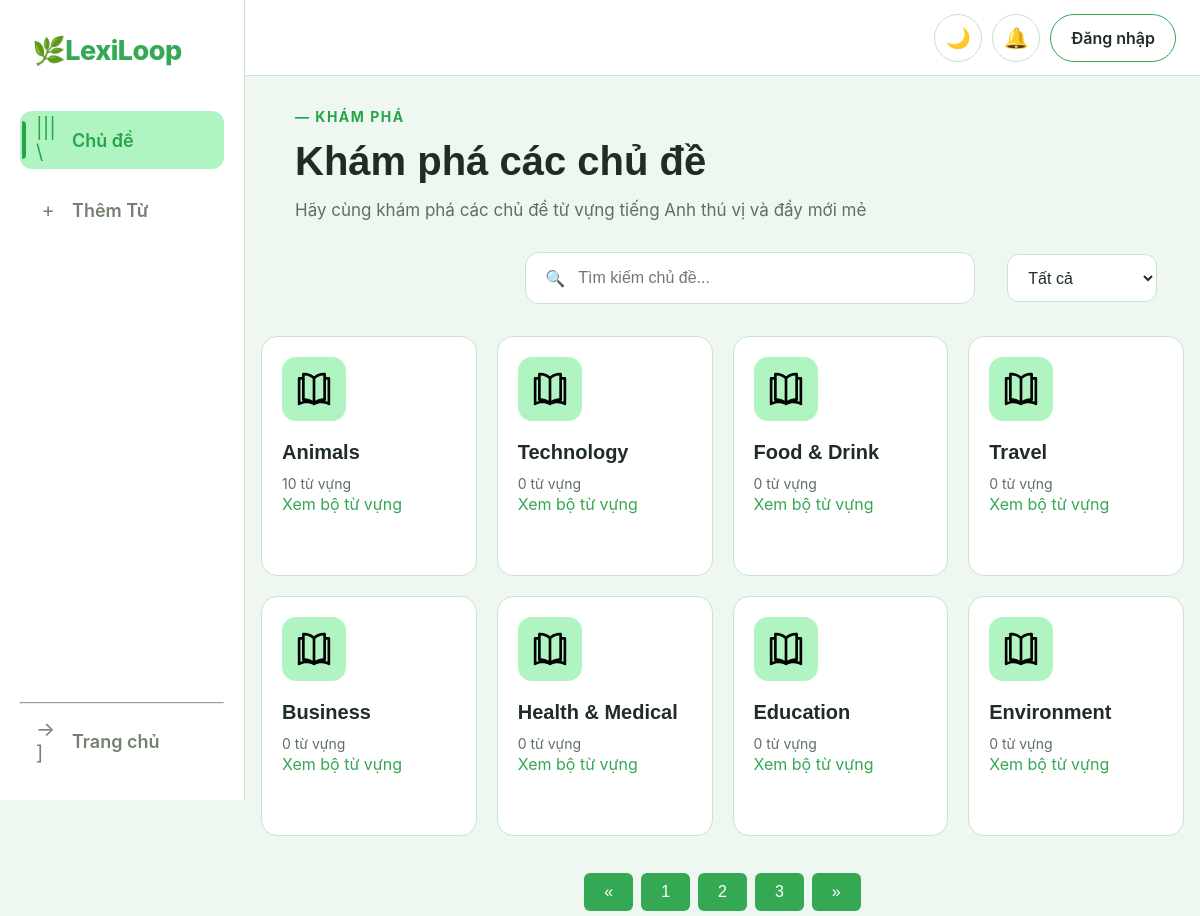
The app's page /pages/main/B_DanhSachChuDe.php with its own data.
### tables this page shows
CREATE TABLE `Topics` (
    `topicID` int NOT NULL,
    `topicName` varchar(100) NOT NULL,
    `topicDescription` text,
    `category` varchar(20) NOT NULL DEFAULT 'common',
    `created_by` int DEFAULT NULL,
    `topicCreated_at` datetime DEFAULT CURRENT_TIMESTAMP
);

### pages/main/B_DanhSachChuDe.php (the view, shortened to what this page needs)
<?php
require_once '../../Connect.php';
$sql = "SELECT
        t.topicID,
        t.topicName,
        t.topicDescription,
        t.category,
        COUNT(v.id) AS word_count
    FROM Topics t
    LEFT JOIN vocabulary v
        ON t.topicID = v.topic_id
    GROUP BY
        t.topicID,
        t.topicName,
        t.topicDescription,
        t.category
    ORDER BY t.topicID ASC
";
$result = mysqli_query($link, $sql);
?>
<!DOCTYPE html>
<html lang="vi">
<head>
    <link rel="stylesheet" type="text/css" href="../../CSS/Style.css">
    <link rel="stylesheet" type="text/css" href="../../CSS/B_DanhSachChuDe.css">
    <link rel="stylesheet" type="text/css" href="../../CSS/responsive.css">
</head>
<body>
    <aside class="sidebar">
        <div class="sidebar-logo">
            <a href="B_DanhSachChuDe.html" class="logo">
                🌿LexiLoop
            </a>
        </div>
        <nav class="sidebar-nav">
            <a href="./B_DanhSachChuDe.php" class="sidebar-link active">
                <span class="icon">|||\</span> Chủ đề
            </a>
            <a href="#" class="sidebar-link">
                <span class="icon">+</span> Thêm Từ
            </a>
            <div class="sidebar-bottom">
                <hr class="">
                <a href="./B_homepage.html" class="sidebar-link">
                    <span class="icon">→]</span> Trang chủ
                </a>
            </div>
        </nav>
    </aside>
    <main class="page-content">
        <header class="top-header">
            <div class="top-header-act">
                <button type="button" class="top-header-btn" aria-label="Chế độ sáng tối">🌙</button>
                <button type="button" class="top-header-btn" aria-label="Thông báo">🔔</button>
                <a href="../auth/A_DangNhap.php" class="login-btn">
                    Đăng nhập
                </a>
            </div>
        </header>
        <section class="topics-header">
            <div class="topics-header-content">
                <span class="topics-eyebrow">
                    — KHÁM PHÁ
                </span>
                <h1>Khám phá các chủ đề </h1>
                <p>
                    Hãy cùng khám phá các chủ đề từ vựng tiếng Anh thú vị và đầy mới mẻ
                </p>
            </div>
            <div class="topics-toolbar">
                <div class="topics-search">
                    <span class="search-icon" aria-hidden="true">🔍</span>
                    <input type="search" id="topic-search" name="topic-search" class="search-input"
                        placeholder="Tìm kiếm chủ đề...">
                </div>
                <div class="topic-filter">
                    <select id="topic-filter" name="topic-filter">
                        <option value="all">Tất cả</option>
                    </select>
                </div>
            </div>
        </section>
        <section class="topic-section">
            <div class="topic-list">
                <?php while ($topic = mysqli_fetch_assoc($result)): ?>
                    <article
                        class="topic-card"
                        data-category="<?= htmlspecialchars($topic['category']) ?>">
                        <div class="topic-icon">
                            <img
                                src="../../assets/icons/book-open-svgrepo-com.svg"
                                alt="book">
                        </div>
                        <div class="topic-content">
                            <h3 class="topic-title">
                                <?= htmlspecialchars($topic['topicName']) ?>
                            </h3>
                            <p class="topic-count">
                                <?= $topic['word_count'] ?> từ vựng
                            </p>
                            <a href="./B_DanhSachTuVung.php?topicID=<?= $topic['topicID'] ?>">
                                Xem bộ từ vựng
                            </a>
                        </div>
                    </article>
                <?php endwhile; ?>
            </div>
            <nav class="pagination" aria-label="Phân trang danh sách chủ đề">
            </nav>
        </section>
    </main>
</body>
</html>

### CSS/Style.css (style rules this page uses)
*, *::before, *::after { box-sizing: border-box; }
:root { --color-primary: #35A853; --color-primary-dark: #24a547; --color-primary-light: #b0f5c1; --color-background: #EEF8F1; --color-surface: #FFFFFF; --color-text: #1F2D24; --color-text-muted: #5F6F65; --color-border: #C9E3D0; --color-white: #FFFFFF; }
h1 { font-family: Arial, sans-serif; font-size: 42px; font-weight: 700; line-height: 1.2; color: var(--color-text); }
h3 { font-family: Arial, sans-serif; font-size: 24px; font-weight: 600; line-height: 1.3; color: var(--color-text); }
p { margin: 0; font-size: 16px; line-height: 1.6; color: var(--color-text-muted); }
a { text-decoration:none; color: var(--color-primary); }
body { margin: 0 ; padding: 0 ; background-color: var(--color-background); color: var(--color-text); font-family: -apple-system, BlinkMacSystemFont, "Segoe UI", Roboto, sans-serif; }
button { margin-top: 5px; margin-bottom: 5px; padding: 10px 20px; border: none; border-radius: 6px; background-color: var(--color-primary); color: var(--color-white); font-size: 16px; cursor: pointer; }

### CSS/responsive.css (style rules this page uses)
*, *::before, *::after { box-sizing: border-box; }
img, svg, video, canvas { max-width: 100%; height: auto; }
.flex-item, .main-content, .page-content, .content-area, [class*="_NoiDung"], [class*="_Panel"] { min-width: 0; }
p, h1, h2, h3, h4, a, button, label, td, th { overflow-wrap: anywhere; }

### records on screen
topics: topicName "Animals", word_count "10"
topics: topicName "Technology", word_count "0"
topics: topicName "Food & Drink", word_count "0"
topics: topicName "Travel", word_count "0"
topics: topicName "Business", word_count "0"
topics: topicName "Health & Medical", word_count "0"
topics: topicName "Education", word_count "0"
topics: topicName "Environment", word_count "0"
